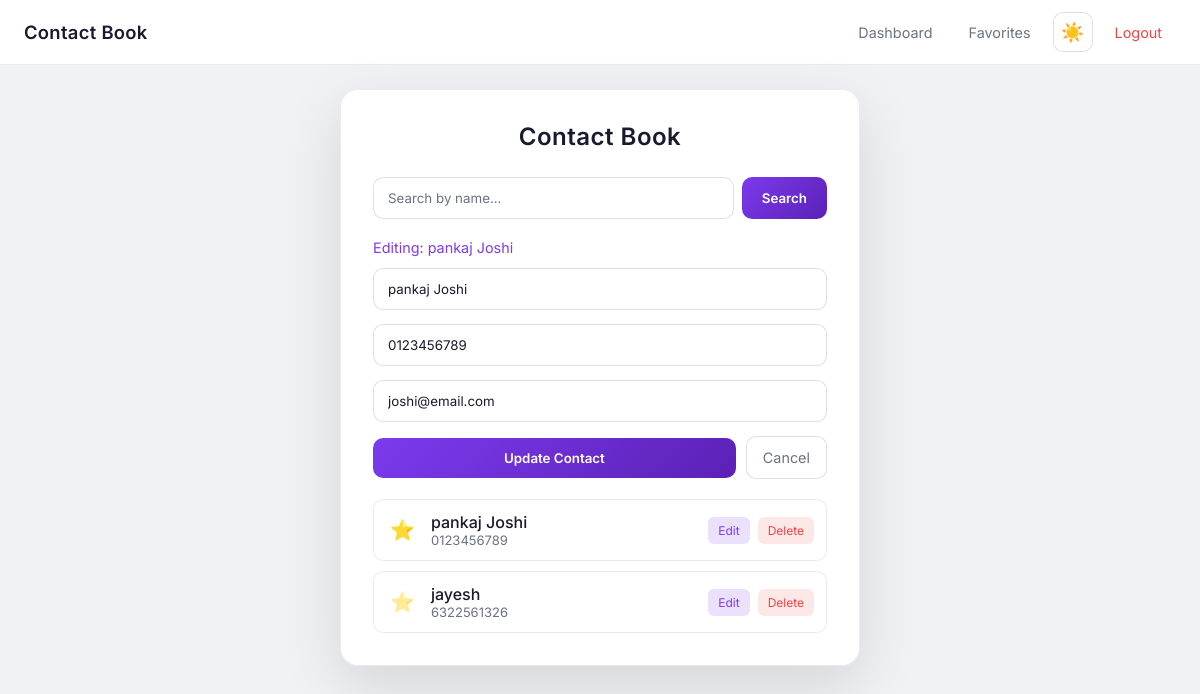
Screenshot of /dashboard?edit=1&q=&page=1&favorites= (signed in) with the database file from the repository.
### app/models.py (models this page shows)
class Contact(db.Model):
    id = db.Column(db.Integer, primary_key=True)
    name = db.Column(db.String(100), nullable=False)
    phone = db.Column(db.String(15), unique=True)
    email = db.Column(db.String(120))
    is_favorite = db.Column(db.Boolean, default=False)
    created_at = db.Column(db.DateTime, default=datetime.utcnow)

### app/contacts/routes.py (the view)
@contacts_bp.route("/dashboard")
@login_required
def dashboard():
    search = request.args.get("q", "").strip()
    page = request.args.get("page", 1, type=int)
    favorites_only = request.args.get("favorites", "").lower() == "1"
    pagination = list_contacts(search=search or None, page=page, per_page=PER_PAGE, favorites_only=favorites_only)
    edit_id = request.args.get("edit", type=int)
    edit_contact = get_contact(edit_id) if edit_id else None
    return render_template(
        "dashboard.html",
        contacts=pagination.items,
        pagination=pagination,
        search=search,
        favorites_filter=favorites_only,
        edit_contact=edit_contact,
    )

### app/contacts/services.py (called while the page is built)
def get_contact(contact_id):
    return Contact.query.get(contact_id)

def list_contacts(search=None, page=1, per_page=10, favorites_only=False):
    q = Contact.query
    if search and search.strip():
        term = f"%{search.strip()}%"
        q = q.filter(Contact.name.ilike(term))
    if favorites_only:
        q = q.filter(Contact.is_favorite == True)
    q = q.order_by(Contact.is_favorite.desc(), Contact.created_at.desc())
    pagination = q.paginate(page=page, per_page=per_page)
    return pagination

### app/models.py (called while the page is built)
@login_manager.user_loader
def load_user(user_id):
    return User.query.get(int(user_id))

### app/templates/dashboard.html (shortened to what this page needs)
{% extends "base.html" %}
{% block content %}
<div class="app dashboard-app">
    <h2 class="title">Contact Book</h2>
    <form method="get" action="{{ url_for('contacts.dashboard') }}" class="search-form">
        <input type="search" name="q" value="{{ search }}" placeholder="Search by name..." class="search-input" aria-label="Search contacts">
        <button type="submit" class="search-btn">Search</button>
    </form>
    <form method="post" action="{{ url_for('contacts.add') if not edit_contact else url_for('contacts.edit', id=edit_contact.id) }}" class="contact-form" id="contact-form">
        {% if edit_contact %}
        <p class="form-mode">Editing: {{ edit_contact.name }}</p>
        {% endif %}
        <input name="name" placeholder="Name" required value="{{ edit_contact.name if edit_contact else '' }}">
        <input name="phone" type="tel" placeholder="Phone (10 digits)" required
               pattern="[0-9]{10}" maxlength="10" minlength="10" inputmode="numeric"
               value="{{ edit_contact.phone if edit_contact else '' }}">
        <input name="email" type="email" placeholder="Email" value="{{ edit_contact.email or '' if edit_contact else '' }}">
        <div class="form-actions">
            <button type="submit">{{ 'Update Contact' if edit_contact else 'Add Contact' }}</button>
            {% if edit_contact %}
            <a href="{{ url_for('contacts.dashboard', q=search, page=pagination.page if pagination else 1, favorites='1' if favorites_filter else '') }}" class="btn-cancel">Cancel</a>
            {% endif %}
        </div>
    </form>
    <ul class="contact-list">
    {% for c in contacts %}
        <li>
            <a href="{{ url_for('contacts.favorite', id=c.id) }}" class="favorite-btn {{ 'is-favorite' if c.is_favorite else '' }}" title="{{ 'Remove from favorites' if c.is_favorite else 'Mark as favorite' }}" aria-label="Toggle favorite">⭐</a>
            <div class="contact-info">
                <span class="name">{{ c.name }}</span>
                <span class="phone">{{ c.phone }}</span>
            </div>
            <div class="contact-actions">
                <a href="{{ url_for('contacts.dashboard', edit=c.id, q=search, page=pagination.page if pagination else 1, favorites='1' if favorites_filter else '') }}" class="edit-btn">Edit</a>
                <a href="{{ url_for('contacts.delete', id=c.id) }}" class="delete-btn" onclick="return confirm('Delete this contact?');">Delete</a>
            </div>
        </li>
    {% endfor %}
    </ul>
</div>
{% endblock %}

### app/static/style.css (style rules this page uses)
* { margin: 0; padding: 0; box-sizing: border-box; font-family: 'Inter', sans-serif; }
:root, body.theme-dark { --bg-body: #0b0b0e; --bg-card: rgba(18, 18, 24, 0.8); --bg-input: #0f0f14; --bg-input-focus: #111118; --text: #e5e7eb; --text-muted: #9ca3af; --border: rgba(255,255,255,0.06); --border-input: rgba(255,255,255,0.08); --accent: #7c3aed; --accent-dark: #5b21b6; --glow: rgba(124,58,237,0.25); --nav-bg: rgba(12,12,18,0.95); --shadow: 0 20px 60px rgba(0,0,0,0.7); }
body.theme-light { --bg-body: #f0f2f5; --bg-card: rgba(255,255,255,0.95); --bg-input: #fff; --bg-input-focus: #f8f9fa; --text: #1a1a2e; --text-muted: #6b7280; --border: rgba(0,0,0,0.08); --border-input: rgba(0,0,0,0.12); --accent: #7c3aed; --accent-dark: #5b21b6; --glow: rgba(124,58,237,0.2); --nav-bg: rgba(255,255,255,0.98); --shadow: 0 20px 60px rgba(0,0,0,0.12); }
body { background: var(--bg-body); color: var(--text); min-height: 100vh; display: flex; flex-direction: column; align-items: center; overflow-x: hidden; position: relative; transition: background 0.3s ease, color 0.3s ease; }
body.theme-light::before, body.theme-light::after { display: none; }
.app, .auth-card { width: 100%; max-width: 480px; padding: 32px; border-radius: 18px; background: var(--bg-card); backdrop-filter: blur(18px); border: 1px solid var(--border); box-shadow: var(--shadow), inset 0 0 0.1px rgba(255,255,255,0.1); animation: fadeUp 0.6s ease; }
.dashboard-app { max-width: 520px; }
.title, .auth-card h2 { text-align: center; margin-bottom: 26px; font-weight: 600; letter-spacing: 0.5px; }
.form-mode { font-size: 0.9rem; color: var(--accent); margin-bottom: 12px; }
.search-form { display: flex; gap: 8px; margin-bottom: 20px; }
.search-input { flex: 1; margin-bottom: 0; }
.search-btn { width: auto; padding: 12px 20px; }
input { width: 100%; padding: 12px 14px; border-radius: 10px; border: 1px solid var(--border-input); background: var(--bg-input); color: var(--text); outline: none; margin-bottom: 14px; transition: all 0.25s ease; }
input::placeholder { color: var(--text-muted); }
button { width: 100%; padding: 12px; border-radius: 10px; border: none; background: linear-gradient(135deg, var(--accent), var(--accent-dark)); color: white; font-weight: 600; cursor: pointer; transition: all 0.25s ease; }
.form-actions { display: flex; gap: 10px; align-items: center; }
.form-actions button { flex: 1; }
.btn-cancel { padding: 12px 16px; border-radius: 10px; background: var(--bg-input); color: var(--text-muted); text-decoration: none; font-size: 0.9rem; border: 1px solid var(--border-input); transition: all 0.2s ease; }
.contact-form { margin-bottom: 20px; }
.contact-list { list-style: none; display: flex; flex-direction: column; gap: 10px; }
.contact-list li { display: flex; align-items: center; gap: 12px; padding: 12px; border-radius: 10px; background: var(--bg-input); border: 1px solid var(--border); transition: all 0.25s ease; }
.contact-info { display: flex; flex-direction: column; flex: 1; min-width: 0; }
.name { font-weight: 500; }
.phone { font-size: 13px; color: var(--text-muted); }
.favorite-btn { font-size: 1.25rem; padding: 4px; line-height: 1; text-decoration: none; opacity: 0.5; transition: transform 0.2s ease, opacity 0.2s ease; }
.favorite-btn.is-favorite { opacity: 1; }
.contact-actions { display: flex; gap: 8px; }
.edit-btn { text-decoration: none; font-size: 12px; padding: 6px 10px; border-radius: 6px; background: rgba(124,58,237,0.15); color: var(--accent); transition: all 0.25s ease; }
.delete-btn { text-decoration: none; font-size: 12px; padding: 6px 10px; border-radius: 6px; background: rgba(239,68,68,0.12); color: #ef4444; transition: all 0.25s ease; }

### rows the page displays
Contact: name "pankaj Joshi", phone "0123456789", email "joshi@email.com"
Contact: name "jayesh", phone "6322561326"

### other values shown
{{ 'Update Contact' if edit_contact else 'Add Contact' }} "Update Contact"
